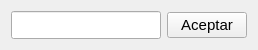
<?xml version="1.0" encoding="UTF-8"?>
<ui version="4.0">
 <class>Form</class>
 <widget class="QWidget" name="Form">
  <property name="geometry">
   <rect>
    <x>0</x>
    <y>0</y>
    <width>249</width>
    <height>45</height>
   </rect>
  </property>
  <property name="windowTitle">
   <string>Form</string>
  </property>
  <layout class="QHBoxLayout" name="horizontalLayout">
   <item>
    <widget class="QLineEdit" name="lineEdit">
     <property name="minimumSize">
      <size>
       <width>150</width>
       <height>0</height>
      </size>
     </property>
     <property name="font">
      <font>
       <pointsize>13</pointsize>
      </font>
     </property>
     <property name="clearButtonEnabled">
      <bool>true</bool>
     </property>
    </widget>
   </item>
   <item>
    <widget class="QPushButton" name="buttonAccept">
     <property name="font">
      <font>
       <pointsize>11</pointsize>
      </font>
     </property>
     <property name="text">
      <string>Aceptar</string>
     </property>
    </widget>
   </item>
  </layout>
 </widget>
 <resources/>
 <connections/>
</ui>
